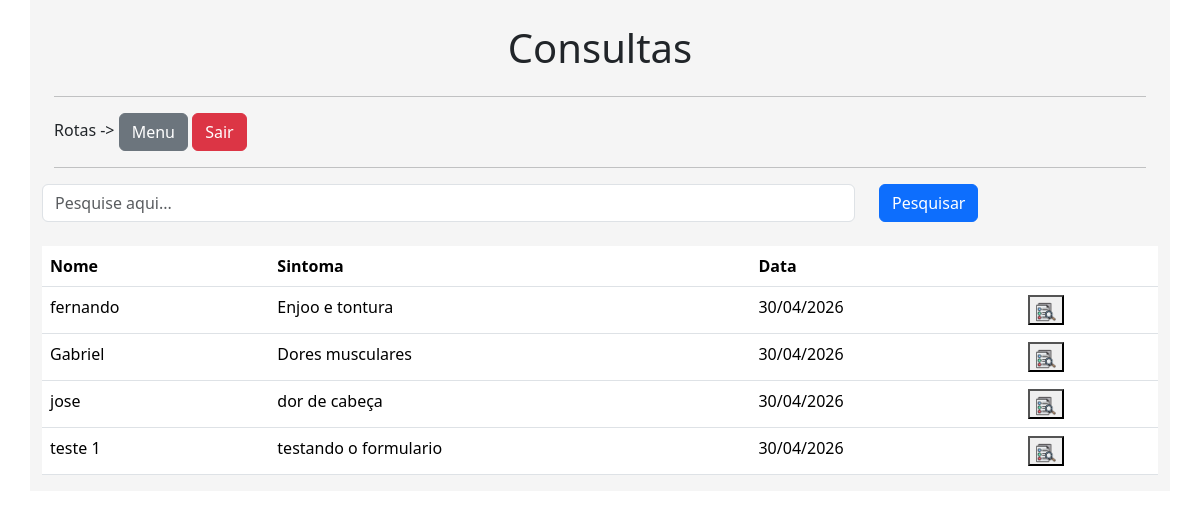
The page /consulta/lista (signed in) on the database its author committed.
### usb/models.py (models this page shows)
class Sintomas(db.Model): # estrutura da tabela
    id = db.Column(db.Integer, primary_key = True)
    nome = db.Column(db.String, nullable = True)
    sintomas = db.Column(db.String, nullable = True)
    data_envio = db.Column(db.DateTime, default = datetime.utcnow()) # utc - now, o utc entende que de qualquer lugar vai ser um horario universal
    status = db.Column(db.String, default="Enviado")
    diagnosticos = db.relationship('Diagnosticos', backref='diagnostico', lazy=True)

### usb/views.py (the view)
@app.route('/consulta/lista', methods=['GET', 'POST'])
def ConsultaLista():
    busca = ""
    if request.method == 'GET':
        busca = request.args.get('busca', "") # retirando o dado de busca
    dados = Sintomas.query.order_by('data_envio') # para orderby para ordenar com base em uma coluna
    if busca != "": # vendo se é diferente de vazio
        dados = dados.filter_by(nome = busca) # filtrando a pesquisa
    context = { 'dados' : dados.all() } # retornando os valores pesquisados do banco
    form = DiagnosticoForm()
    if form.validate_on_submit():
        form.save(current_user.id)
        return redirect(url_for('ConsultaLista'))
    return render_template('consultas.html', context=context, form=form)

### usb/forms.py (shortened to what this page needs)
class DiagnosticoForm(FlaskForm):
    resposta = StringField('Diagnostico', validators=[DataRequired()])
    btnsubmit = SubmitField('Enviar')

### usb/models.py (called while the page is built)
@login_manager.user_loader
def load_user(user_id):
    return Usuario.query.get(user_id)

### usb/templates/consultas.html (shortened to what this page needs)
{% extends 'base.html' %}
{% block content %}
    <div class="row justify-content-center">
        <div class="col-12 mt-4">
            <h1 style="text-align: center;">Consultas</h1>
        </div>
    </div>
    {% include 'rotas.html' %}
    <div class="row">
        <form action="" method="get" class="row">
            <div class="col-9">
                <input type="text" name="busca" id="" class="form-control" placeholder="Pesquise aqui...">
            </div>
            <div class="col-3">
                <button type="submit" class="btn btn-primary">Pesquisar</button>
            </div>
        </form>
        <div class="col-12 mt-4">
            <table class="table">
                <thead>
                    <tr>
                        <th>Nome</th>
                        <th>Sintoma</th>
                        <th>Data</th>
                        <th></th>
                    </tr>
                </thead>
                <tbody>
                    {% for linha in context['dados'] %}
                    <tr>
                        <td>{{ linha.nome }}</td>
                        <td>{{ linha.sintomas }}</td>
                        <td>{{ linha.data_envio.strftime('%d/%m/%Y') }}</td>
                        <td>
                            <button type="button" data-bs-toggle="modal" data-bs-target="#detalhes{{ linha.id }}"><img src="{{ url_for('static', filename='img/icone_detail.png')}}" style="max-width: 20px;"></button>
                        </td>
                    </tr>
                    {% endfor %}
                </tbody>
            </table>
        </div>
    </div>
{% endblock %}

### rows shown on the page
Sintomas: nome "fernando", sintomas "Enjoo e tontura", data_envio "30/04/2026"
Sintomas: nome "Gabriel", sintomas "Dores musculares", data_envio "30/04/2026"
Sintomas: nome "jose", sintomas "dor de cabeça", data_envio "30/04/2026"
Sintomas: nome "teste 1", sintomas "testando o formulario", data_envio "30/04/2026"
